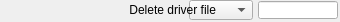
   <widget class="caFrame" name="caFrame_8">
    <property name="geometry">
     <rect>
      <x>327</x>
      <y>366</y>
      <width>340</width>
      <height>22</height>
     </rect>
    </property>
    <widget class="caMenu" name="caMenu_4">
     <property name="geometry">
      <rect>
       <x>189</x>
       <y>0</y>
       <width>64</width>
       <height>20</height>
      </rect>
     </property>
     <property name="channel" stdset="0">
      <string>$(P)$(R)DeleteDriverFile</string>
     </property>
     <property name="colorMode">
      <enum>caMenu::Static</enum>
     </property>
     <property name="foreground">
      <color>
       <red>0</red>
       <green>0</green>
       <blue>0</blue>
      </color>
     </property>
     <property name="background">
      <color>
       <red>115</red>
       <green>223</green>
       <blue>255</blue>
      </color>
     </property>
    </widget>
    <widget class="caLabel" name="caLabel_16">
     <property name="geometry">
      <rect>
       <x>0</x>
       <y>0</y>
       <width>216</width>
       <height>20</height>
      </rect>
     </property>
     <property name="frameShape">
      <enum>QFrame::NoFrame</enum>
     </property>
     <property name="text">
      <string>Delete driver file</string>
     </property>
     <property name="alignment">
      <set>Qt::AlignAbsolute|Qt::AlignRight|Qt::AlignTrailing|Qt::AlignVCenter</set>
     </property>
     <property name="fontScaleMode">
      <enum>ESimpleLabel::WidthAndHeight</enum>
     </property>
     <property name="foreground">
      <color>
       <red>0</red>
       <green>0</green>
       <blue>0</blue>
      </color>
     </property>
     <property name="background">
      <color alpha="0">
       <red>0</red>
       <green>0</green>
       <blue>0</blue>
      </color>
     </property>
    </widget>
    <widget class="caLineEdit" name="caLineEdit_15">
     <property name="geometry">
      <rect>
       <x>258</x>
       <y>1</y>
       <width>80</width>
       <height>18</height>
      </rect>
     </property>
     <property name="alignment">
      <set>Qt::AlignAbsolute|Qt::AlignLeading|Qt::AlignLeft|Qt::AlignVCenter</set>
     </property>
     <property name="channel" stdset="0">
      <string>$(P)$(R)DeleteDriverFile_RBV</string>
     </property>
     <property name="foreground">
      <color>
       <red>10</red>
       <green>0</green>
       <blue>184</blue>
      </color>
     </property>
     <property name="background">
      <color>
       <red>187</red>
       <green>187</green>
       <blue>187</blue>
      </color>
     </property>
     <property name="colorMode">
      <enum>caLineEdit::Static</enum>
     </property>
     <property name="precisionMode">
      <enum>caLineEdit::Channel</enum>
     </property>
     <property name="limitsMode">
      <enum>caLineEdit::Channel</enum>
     </property>
     <property name="maxValue">
      <double>1.000000000000000</double>
     </property>
     <property name="minValue">
      <double>0.000000000000000</double>
     </property>
     <property name="fontScaleMode">
      <enum>caLineEdit::WidthAndHeight</enum>
     </property>
     <property name="formatType">
      <enum>caLineEdit::decimal</enum>
     </property>
    </widget>
   </widget>
